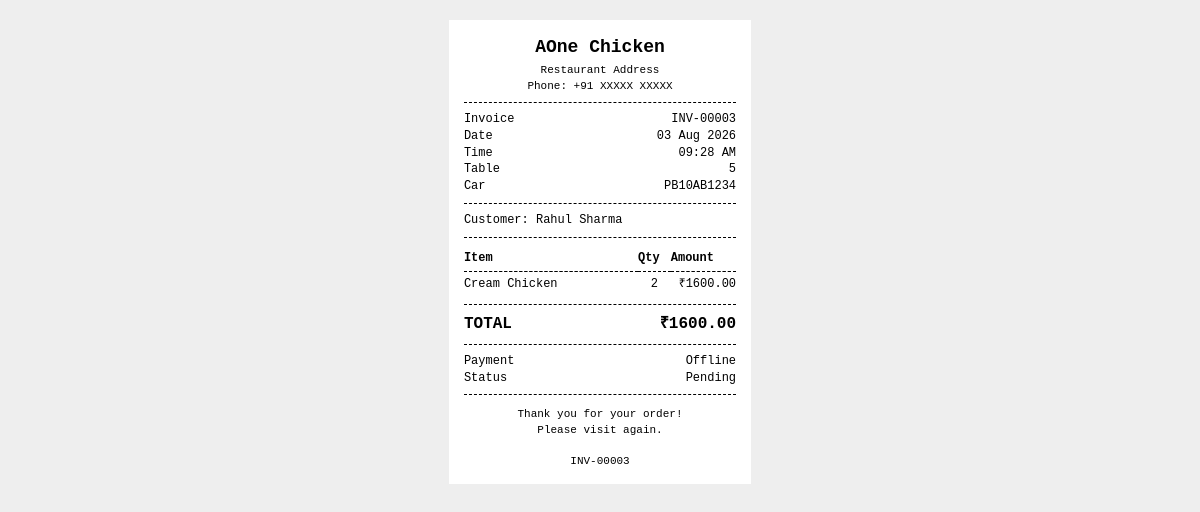
The page /order/print_invoice/3/ on the database its author committed.
### Order/models/order.py (models this page shows)
class Order (
    models.Model
):
    STATUS_CHOICES=(
        ("Preparing","preparing"),
        ("Accepted","accepted"),
        ("Ready To Collect","ready to collect"),
        ("Delivered","delivered")
    )
    PAYMENT_STATUS_CHOICES=(
        ("Pending","pending"),
        ("Paid","paid")
    )
    PAYMENT_TYPE=(
        ("Online","online"),
        ("Offline","offline")
    )
    SOURCE_CHOICES = (
        ("Customer", "customer"),
        ("Owner", "owner"),
        ("Staff", "staff"),
    )
    id = models.BigAutoField(
        primary_key=True,
    )
    Cust_Name = models.CharField(
        max_length=30,
        null= True,
        blank=True
    )
    Table_No = models.PositiveBigIntegerField(
        null=True,
        blank=True
    )
    Car_No = models.CharField(
        max_length=20,
        null = True,
        blank = True
    )
    Phone = models.CharField(
        max_length=15,
        null=True,
        blank=True
    )
    Staff_Assigned = models.ForeignKey(
        Account,
        on_delete=models.SET_NULL,
        related_name='Order',
        null= True,
        blank=True
    )
    Total = models.DecimalField(
        max_digits=10,
        decimal_places=2,
        validators=[MinValueValidator(Decimal('0.01'))],
        null=True,
        blank=True
    )
    Source = models.CharField(
        choices=SOURCE_CHOICES,
        max_length=20
    )
    Payment_Status = models.CharField(
        max_length=10,
        null=True,
        blank=True
    )
    Status = models.CharField(
        choices=STATUS_CHOICES,
        max_length=20,
        default='pending'
    )
    Payment_Type = models.CharField(
        choices=PAYMENT_TYPE,
        max_length=20,
        null=True,
        blank=True
    )
    Bill_Printed = models.BooleanField(
        default=False
    )
    created_at = models.DateTimeField(
        auto_now_add=True
    )

### Menu/models/menu.py (models this page shows)
class Menu(
    models.Model
):
    ITEMS_SIZE_CHOICES = (
        ("Half","half"),
        ("Full","full"),
    )
    ITEM_CATEGORY_CHOICES = (
    ("Special Items", "Special Items"),
    ("Tandoori Items", "Tandoori Items"),
    ("Non Veg Snacks", "Non Veg Snacks"),
    ("Non Veg Main Course", "Non Veg Main Course"),
    ("Kebab", "Kebab"),
    ("Fish Special", "Fish Special"),
    ("Veg Snacks", "Veg Snacks"),
    ("Veg Main Course", "Veg Main Course"),
    ("Roti / Prantha", "Roti / Prantha"),
    ("Pasta", "Pasta"),
    ("Beverages", "Beverages"),
    ("Salad", "Salad"),
)
    ITEM_CATEGORY_CHOICES = (
    ("Special Items", "Special Items"),
    ("Tandoori Items", "Tandoori Items"),
    ("Non Veg Snacks", "Non Veg Snacks"),
    ("Non Veg Main Course", "Non Veg Main Course"),
    ("Kebab", "Kebab"),
    ("Fish Special", "Fish Special"),
    ("Veg Snacks", "Veg Snacks"),
    ("Veg Main Course", "Veg Main Course"),
    ("Roti / Prantha", "Roti / Prantha"),
    ("Pasta", "Pasta"),
    ("Beverages", "Beverages"),
    ("Salad", "Salad"),
)
    id = models.BigAutoField(
        primary_key=True
    )
    Item_Name = models.CharField(
        max_length=50,
    )
    Item_Category = models.CharField(
        choices=ITEM_CATEGORY_CHOICES,
        max_length=50,
    )
    Item_Size = models.CharField(
        choices=ITEMS_SIZE_CHOICES,
        max_length=10,
    )
    Item_Price = models.DecimalField(
        max_digits=10,
        decimal_places=2,
        validators=[MinValueValidator(Decimal('0.01'))],
        null=True,
        blank=True
    )
    is_available = models.BooleanField(
        default=True
    )
    created_at = models.DateField(
        auto_now_add=True
    )

### Order/views/invoice_views.py (the view)
# urls.py: path('print_invoice/<int:order>/',generate_invoice_view,name='print_invoice')
def generate_invoice_view(
        request,
        order
):
    permission_classes = [
        IsOwner,
        IsAuthenticated
    ]
    authentication_classes = [
        JWTAuthentication
    ]
    invoice = InvoiceService.generate_bill(
        order_id=order
    )
    return render(
        request,
        "invoice.html",
        {
            "invoice": invoice
        }
    )

### Order/selectors/order_items_selector.py (called while the page is built)
def get_order_item_by_order_id(
        order
):
    order_items= Order_Items.objects.filter(
        order=order
    )
    return order_items

### Order/selectors/order_selector.py (called while the page is built)
def get_order_by_id(
    order_id
):
    order = Order.objects.filter(id=order_id).first()
    return order

### Order/templates/invoice.html (shortened to what this page needs)
<!DOCTYPE html>
<html lang="en">
<head>
</head>
<body>
<div class="receipt">
    <div class="center">
        <div class="restaurant-name">
            AOne Chicken
        </div>
        <div class="restaurant-info">
            Restaurant Address
        </div>
        <div class="restaurant-info">
            Phone: +91 XXXXX XXXXX
        </div>
    </div>
    <div class="divider"></div>
    <div class="info-row">
        <span>Invoice</span>
        <span>
            {{ invoice.invoice_number }}
        </span>
    </div>
    <div class="info-row">
        <span>Date</span>
        <span>
            {{ invoice.order.created_at|date:"d M Y" }}
        </span>
    </div>
    <div class="info-row">
        <span>Time</span>
        <span>
            {{ invoice.order.created_at|time:"h:i A" }}
        </span>
    </div>
    {% if invoice.customer.table_number %}
        <div class="info-row">
            <span>Table</span>
            <span>
                {{ invoice.customer.table_number }}
            </span>
        </div>
    {% endif %}
    {% if invoice.customer.car_number %}
        <div class="info-row">
            <span>Car</span>
            <span>
                {{ invoice.customer.car_number }}
            </span>
        </div>
    {% endif %}
    <div class="divider"></div>
    {% if invoice.customer.name %}
        <div>
            Customer:
            {{ invoice.customer.name }}
        </div>
    {% endif %}
    <div class="divider"></div>
    <table class="items-table">
        <thead>
            <tr>
                <th class="item-name">
                    Item
                </th>
                <th class="qty">
                    Qty
                </th>
                <th class="price">
                    Amount
                </th>
            </tr>
        </thead>
        <tbody>
            {% for item in invoice.items %}
                <tr>
                    <td class="item-name">
                        {{ item.item_name }}
                    </td>
                    <td class="qty">
                        {{ item.quantity }}
                    </td>
                    <td class="price">
                        ₹{{ item.subtotal }}
                    </td>
                </tr>
            {% empty %}
                <tr>
                    <td colspan="3">
                        No items
                    </td>
                </tr>
            {% endfor %}
        </tbody>
    </table>
    <div class="divider"></div>
    <div class="total-row">
        <span>
            TOTAL
        </span>
        <span>
            ₹{{ invoice.grand_total }}
        </span>
    </div>
    <div class="divider"></div>
    <div class="info-row">
        <span>Payment</span>
        <span>
            {{ invoice.order.payment_type }}
        </span>
    </div>
    <div class="info-row">
        <span>Status</span>
        <span>
            {{ invoice.order.payment_status }}
        </span>
    </div>
    <div class="divider"></div>
    <div class="footer">
        Thank you for your order!
        <br>
        Please visit again.
        <br><br>
        {{ invoice.invoice_number }}
    </div>
</div>
</body>
</html>

### Order/templates/invoice.html (style rules this page uses)
* { box-sizing: border-box; }
body { margin: 0; padding: 0; background: #eeeeee; font-family: "Courier New", monospace; color: #000; }
.receipt { width: 80mm; min-height: 100mm; margin: 20px auto; padding: 4mm; background: white; font-size: 12px; line-height: 1.4; }
.center { text-align: center; }
.restaurant-name { font-size: 18px; font-weight: bold; margin-bottom: 3px; }
.restaurant-info { font-size: 11px; }
.divider { border-top: 1px dashed #000; margin: 8px 0; }
.info-row { display: flex; justify-content: space-between; gap: 10px; }
.info-row span:last-child { text-align: right; }
.items-table { width: 100%; border-collapse: collapse; }
.items-table th { text-align: left; border-bottom: 1px dashed #000; padding: 4px 0; }
.items-table td { padding: 4px 0; vertical-align: top; }
.qty { text-align: center; width: 12%; }
.price { text-align: right; width: 24%; }
.item-name { width: 64%; }
.total-row { display: flex; justify-content: space-between; font-size: 16px; font-weight: bold; margin-top: 5px; }
.footer { margin-top: 12px; text-align: center; font-size: 11px; }

### rows shown on the page
Order: order.created_at "03 Aug 2026", order.created_at "09:28 AM", customer.car_number "PB10AB1234", customer.name "Rahul Sharma", grand_total "1600.00", order.payment_type "Offline", order.payment_status "Pending"
Menu: item_name "Cream Chicken"

### other values the page prints
{{ invoice.invoice_number }} "INV-00003"
{{ invoice.customer.table_number }} "5"
{{ item.quantity }} "2"
{{ item.subtotal }} "1600.00"
